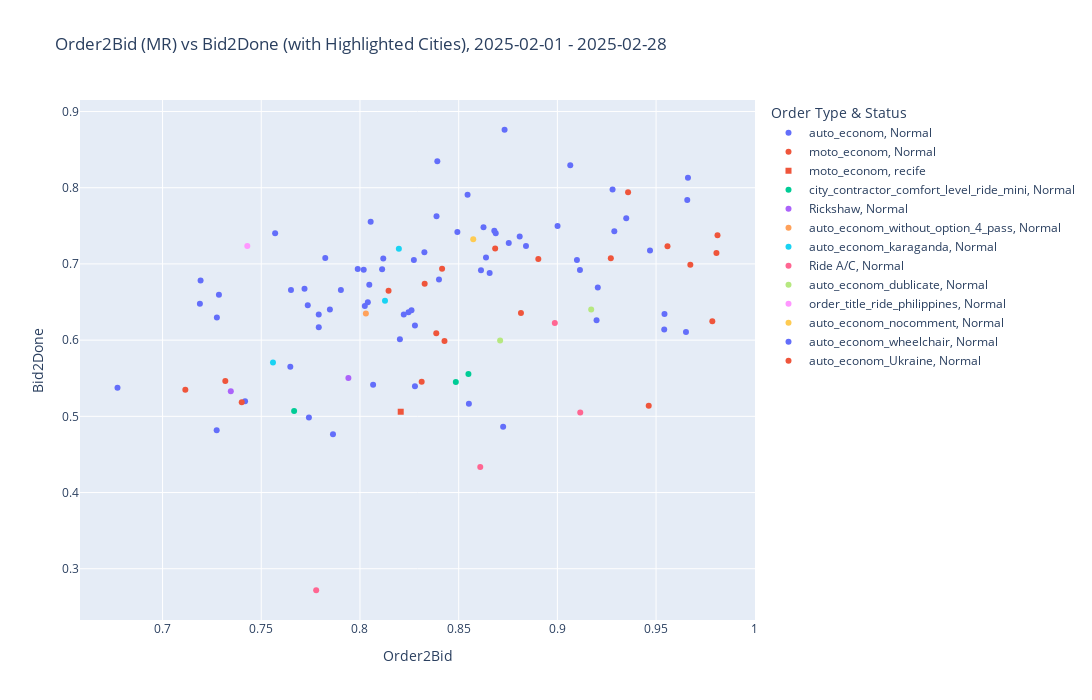

Notebook code cell kept with this figure:
### Markdown cell above
#### Recife 4373

### Code cell
def cluster_plot(df):
    # 2. Используем новую колонку для параметра 'symbol'
    fig = px.scatter(
        df,
        x='order2bid',
        y='bid2done',
        # size='total_orders',
        color='order_type',
        symbol='highlight_group',  # Используем новую колонку для символов
        symbol_map={ # Опционально: задаем конкретные символы
            'Highlighted': 'star',
            'Normal': 'circle'
        },
        hover_name='city_id',
        hover_data={
            'city_id': True,
            'order_type': True,
            'total_orders': ':,',
            'total_rides': ':,',
            'bid2done': ':.4f',
            'order2bid': ':.4f',
            'highlight_group': True # Можно добавить в hover_data для ясности
        },
        title=f'Order2Bid (MR) vs Bid2Done (with Highlighted Cities), {start_date} - {stop_date}',
        labels={
            'bid2done': 'Bid2Done',
            'order2bid': 'Order2Bid',
            'total_orders': 'Total Orders',
            'total_rides': 'Total Rides',
            'order_type': 'Order Type',
            'city_id': 'City ID',
            'highlight_group': 'Highlight Status' # Лейбл для новой легенды символов
        }
    )

    fig.update_layout(
        legend_title_text='Order Type & Status', # Обновляем заголовок легенды
        height=700,
        width=1200
    )

    fig.show()

data = df.copy()

# Список city_id, которые нужно выделить
highlight_city_ids = [4373] 
v1_candidates = []
data['highlight_group'] = data.apply(lambda row: 'recife' if row['city_id'] in highlight_city_ids 
                                     else ('v1_candidates' if row['city_id'] in v1_candidates else 'Normal'), axis=1)
cluster_plot(data)

### Figure 1 — Plotly figure (JSON) as saved in the notebook; plotly's stock layout.template omitted (floating-point values rounded to 4 significant figures; data arrays with more than 128 entries replaced by an {"elided": "..."} marker saying what was removed)
{"data": [{"customdata": {"elided": "67x5 mixed values"}, "hovertemplate": "<b>%{hovertext}</b><br><br>Order Type=%{customdata[1]}<br>Highlight Status=%{customdata[4]}<br>Order2Bid=%{x:.4f}<br>Bid2Done=%{y:.4f}<br>City ID=%{customdata[0]}<br>Total Orders=%{customdata[2]:,}<br>Total Rides=%{customdata[3]:,}<extra></extra>", "hovertext": [4199.0, 10160.0, 4242.0, 4197.0, 4243.0, 4142.0, 4257.0, 4404.0, 4193.0, 4143.0, 5910.0, 9417.0, 4253.0, 4349.0, 4258.0, 4825.0, 4194.0, 5548.0, 4385.0, 5512.0, 5957.0, 4234.0, 5513.0, 4195.0, 4227.0, 4236.0, 4231.0, 4515.0, 213.0, 258.0, 4241.0, 4225.0, 4524.0, 221.0, 4200.0, 4198.0, 4252.0, 4263.0, 9415.0, 5504.0, 4376.0, 4255.0, 4271.0, 257.0, 4180.0, 5640.0, 228.0, 4272.0, 5698.0, 4229.0, 4266.0, 5473.0, 4148.0, 4267.0, 4240.0, 4233.0, 4381.0, 4196.0, 235.0, 5681.0, 262.0, 4275.0, 5568.0, 6267.0, 5543.0, 263.0, 4247.0], "legendgroup": "auto_econom, Normal", "marker": {"color": "#636efa", "symbol": "circle"}, "mode": "markers", "name": "auto_econom, Normal", "orientation": "v", "showlegend": true, "type": "scatter", "x": [0.8246, 0.7418, 0.804, 0.8278, 0.8019, 0.7741, 0.9001, 0.8261, 0.757, 0.7791, 0.6772, 0.7863, 0.7824, 0.8725, 0.8638, 0.9205, 0.8112, 0.8688, 0.7719, 0.8657, 0.9198, 0.7989, 0.7848, 0.9114, 0.8613, 0.8626, 0.8118, 0.8493, 0.7189, 0.7193, 0.9065, 0.7791, 0.7274, 0.765, 0.8278, 0.8222, 0.7903, 0.8809, 0.8552, 0.868, 0.8066, 0.7647, 0.8388, 0.7285, 0.8545, 0.9541, 0.8273, 0.9099, 0.8202, 0.8024, 0.7736, 0.9542, 0.9469, 0.8054, 0.8754, 0.7275, 0.8392, 0.9288, 0.84, 0.9651, 0.8326, 0.9349, 0.9658, 0.9661, 0.8841, 0.8733, 0.928], "xaxis": "x", "y": [0.6366, 0.5197, 0.6498, 0.5395, 0.6924, 0.4986, 0.7497, 0.6394, 0.7402, 0.6337, 0.5375, 0.4766, 0.7078, 0.4863, 0.7083, 0.669, 0.693, 0.7402, 0.6675, 0.6881, 0.626, 0.6933, 0.6402, 0.6921, 0.6916, 0.7481, 0.707, 0.7418, 0.6477, 0.6784, 0.8296, 0.6169, 0.4818, 0.6657, 0.6194, 0.6336, 0.6658, 0.7359, 0.5166, 0.7437, 0.5415, 0.5651, 0.7627, 0.6597, 0.7906, 0.614, 0.7052, 0.7053, 0.6012, 0.6446, 0.6457, 0.6344, 0.7177, 0.7552, 0.7273, 0.6296, 0.8347, 0.743, 0.6794, 0.6107, 0.7154, 0.7599, 0.7839, 0.8129, 0.7234, 0.8761, 0.7977], "yaxis": "y"}, {"customdata": [[5957, "moto_econom", 6543004, 4114654, "Normal"], [5388, "moto_econom", 5057611, 2834044, "Normal"], [5698, "moto_econom", 3569292, 2466906, "Normal"], [10155, "moto_econom", 3012356, 1146276, "Normal"], [4242, "moto_econom", 2807844, 1520424, "Normal"], [5448, "moto_econom", 2603790, 1314500, "Normal"], [4198, "moto_econom", 2219645, 1388186, "Normal"], [5681, "moto_econom", 1871454, 1310848, "Normal"], [5396, "moto_econom", 1859282, 743280, "Normal"], [5640, "moto_econom", 1787313, 1293276, "Normal"], [4197, "moto_econom", 1571787, 712427, "Normal"], [5676, "moto_econom", 1564803, 956463, "Normal"], [5249, "moto_econom", 1416824, 723749, "Normal"], [4825, "moto_econom", 1232798, 808484, "Normal"], [5257, "moto_econom", 1194739, 581114, "Normal"], [4524, "moto_econom", 1110409, 425964, "Normal"], [5667, "moto_econom", 804808, 544061, "Normal"], [4253, "moto_econom", 672625, 392710, "Normal"], [4195, "moto_econom", 603387, 338735, "Normal"]], "hovertemplate": "<b>%{hovertext}</b><br><br>Order Type=%{customdata[1]}<br>Highlight Status=%{customdata[4]}<br>Order2Bid=%{x:.4f}<br>Bid2Done=%{y:.4f}<br>City ID=%{customdata[0]}<br>Total Orders=%{customdata[2]:,}<br>Total Rides=%{customdata[3]:,}<extra></extra>", "hovertext": [5957.0, 5388.0, 5698.0, 10160.0, 4242.0, 5448.0, 4198.0, 5681.0, 5396.0, 5640.0, 4197.0, 5676.0, 5249.0, 4825.0, 5257.0, 4524.0, 5667.0, 4253.0, 4195.0], "legendgroup": "moto_econom, Normal", "marker": {"color": "#EF553B", "symbol": "circle"}, "mode": "markers", "name": "moto_econom, Normal", "orientation": "v", "showlegend": true, "type": "scatter", "x": [0.8903, 0.8815, 0.9558, 0.7115, 0.8145, 0.8428, 0.8685, 0.9806, 0.7318, 0.9811, 0.8313, 0.9785, 0.8387, 0.9271, 0.9463, 0.7401, 0.9673, 0.8416, 0.8328], "xaxis": "x", "y": [0.7063, 0.6357, 0.7231, 0.5348, 0.6648, 0.599, 0.7201, 0.7143, 0.5463, 0.7375, 0.5453, 0.6247, 0.6091, 0.7074, 0.514, 0.5183, 0.6988, 0.6937, 0.6741], "yaxis": "y"}, {"customdata": [[4373, "moto_econom", 907595, 376904, "recife"]], "hovertemplate": "<b>%{hovertext}</b><br><br>Order Type=%{customdata[1]}<br>Highlight Status=%{customdata[4]}<br>Order2Bid=%{x:.4f}<br>Bid2Done=%{y:.4f}<br>City ID=%{customdata[0]}<br>Total Orders=%{customdata[2]:,}<br>Total Rides=%{customdata[3]:,}<extra></extra>", "hovertext": [4373.0], "legendgroup": "moto_econom, recife", "marker": {"color": "#EF553B", "symbol": "square"}, "mode": "markers", "name": "moto_econom, recife", "orientation": "v", "showlegend": true, "type": "scatter", "x": [0.8206], "xaxis": "x", "y": [0.506], "yaxis": "y"}, {"customdata": [[5448, "city_contractor_comfort_level_ride_mini", 4551003, 2161787, "Normal"], [5388, "city_contractor_comfort_level_ride_mini", 3711206, 1716028, "Normal"], [5396, "city_contractor_comfort_level_ride_mini", 1740090, 676539, "Normal"]], "hovertemplate": "<b>%{hovertext}</b><br><br>Order Type=%{customdata[1]}<br>Highlight Status=%{customdata[4]}<br>Order2Bid=%{x:.4f}<br>Bid2Done=%{y:.4f}<br>City ID=%{customdata[0]}<br>Total Orders=%{customdata[2]:,}<br>Total Rides=%{customdata[3]:,}<extra></extra>", "hovertext": [5448.0, 5388.0, 5396.0], "legendgroup": "city_contractor_comfort_level_ride_mini, Normal", "marker": {"color": "#00cc96", "symbol": "circle"}, "mode": "markers", "name": "city_contractor_comfort_level_ride_mini, Normal", "orientation": "v", "showlegend": true, "type": "scatter", "x": [0.8549, 0.8486, 0.7666], "xaxis": "x", "y": [0.5556, 0.5449, 0.5071], "yaxis": "y"}, {"customdata": [[5388, "Rickshaw", 3177123, 1388101, "Normal"], [5396, "Rickshaw", 1436922, 562548, "Normal"]], "hovertemplate": "<b>%{hovertext}</b><br><br>Order Type=%{customdata[1]}<br>Highlight Status=%{customdata[4]}<br>Order2Bid=%{x:.4f}<br>Bid2Done=%{y:.4f}<br>City ID=%{customdata[0]}<br>Total Orders=%{customdata[2]:,}<br>Total Rides=%{customdata[3]:,}<extra></extra>", "hovertext": [5388.0, 5396.0], "legendgroup": "Rickshaw, Normal", "marker": {"color": "#ab63fa", "symbol": "circle"}, "mode": "markers", "name": "Rickshaw, Normal", "orientation": "v", "showlegend": true, "type": "scatter", "x": [0.7941, 0.7346], "xaxis": "x", "y": [0.5502, 0.533], "yaxis": "y"}, {"customdata": [[4300, "auto_econom_without_option_4_pass", 3086968, 1574131, "Normal"]], "hovertemplate": "<b>%{hovertext}</b><br><br>Order Type=%{customdata[1]}<br>Highlight Status=%{customdata[4]}<br>Order2Bid=%{x:.4f}<br>Bid2Done=%{y:.4f}<br>City ID=%{customdata[0]}<br>Total Orders=%{customdata[2]:,}<br>Total Rides=%{customdata[3]:,}<extra></extra>", "hovertext": [4300.0], "legendgroup": "auto_econom_without_option_4_pass, Normal", "marker": {"color": "#FFA15A", "symbol": "circle"}, "mode": "markers", "name": "auto_econom_without_option_4_pass, Normal", "orientation": "v", "showlegend": true, "type": "scatter", "x": [0.803], "xaxis": "x", "y": [0.635], "yaxis": "y"}, {"customdata": [[150, "auto_econom_karaganda", 2485621, 1316517, "Normal"], [169, "auto_econom_karaganda", 1927330, 831532, "Normal"], [242, "auto_econom_karaganda", 1252987, 739540, "Normal"]], "hovertemplate": "<b>%{hovertext}</b><br><br>Order Type=%{customdata[1]}<br>Highlight Status=%{customdata[4]}<br>Order2Bid=%{x:.4f}<br>Bid2Done=%{y:.4f}<br>City ID=%{customdata[0]}<br>Total Orders=%{customdata[2]:,}<br>Total Rides=%{customdata[3]:,}<extra></extra>", "hovertext": [150.0, 169.0, 242.0], "legendgroup": "auto_econom_karaganda, Normal", "marker": {"color": "#19d3f3", "symbol": "circle"}, "mode": "markers", "name": "auto_econom_karaganda, Normal", "orientation": "v", "showlegend": true, "type": "scatter", "x": [0.8127, 0.7559, 0.8197], "xaxis": "x", "y": [0.6517, 0.5707, 0.7201], "yaxis": "y"}, {"customdata": [[5257, "Ride A/C", 2470077, 1137113, "Normal"], [5233, "Ride A/C", 1511901, 319601, "Normal"], [5249, "Ride A/C", 1228333, 687083, "Normal"], [5388, "Ride A/C", 821368, 306603, "Normal"]], "hovertemplate": "<b>%{hovertext}</b><br><br>Order Type=%{customdata[1]}<br>Highlight Status=%{customdata[4]}<br>Order2Bid=%{x:.4f}<br>Bid2Done=%{y:.4f}<br>City ID=%{customdata[0]}<br>Total Orders=%{customdata[2]:,}<br>Total Rides=%{customdata[3]:,}<extra></extra>", "hovertext": [5257.0, 5233.0, 5249.0, 5388.0], "legendgroup": "Ride A/C, Normal", "marker": {"color": "#FF6692", "symbol": "circle"}, "mode": "markers", "name": "Ride A/C, Normal", "orientation": "v", "showlegend": true, "type": "scatter", "x": [0.9116, 0.7778, 0.8987, 0.8609], "xaxis": "x", "y": [0.505, 0.2718, 0.6224, 0.4336], "yaxis": "y"}, {"customdata": [[4209, "auto_econom_dublicate", 1746951, 912435, "Normal"], [4208, "auto_econom_dublicate", 1110708, 652313, "Normal"]], "hovertemplate": "<b>%{hovertext}</b><br><br>Order Type=%{customdata[1]}<br>Highlight Status=%{customdata[4]}<br>Order2Bid=%{x:.4f}<br>Bid2Done=%{y:.4f}<br>City ID=%{customdata[0]}<br>Total Orders=%{customdata[2]:,}<br>Total Rides=%{customdata[3]:,}<extra></extra>", "hovertext": [4209.0, 4208.0], "legendgroup": "auto_econom_dublicate, Normal", "marker": {"color": "#B6E880", "symbol": "circle"}, "mode": "markers", "name": "auto_econom_dublicate, Normal", "orientation": "v", "showlegend": true, "type": "scatter", "x": [0.871, 0.9171], "xaxis": "x", "y": [0.5997, 0.6404], "yaxis": "y"}, {"customdata": [[5421, "order_title_ride_philippines", 1600080, 860235, "Normal"]], "hovertemplate": "<b>%{hovertext}</b><br><br>Order Type=%{customdata[1]}<br>Highlight Status=%{customdata[4]}<br>Order2Bid=%{x:.4f}<br>Bid2Done=%{y:.4f}<br>City ID=%{customdata[0]}<br>Total Orders=%{customdata[2]:,}<br>Total Rides=%{customdata[3]:,}<extra></extra>", "hovertext": [5421.0], "legendgroup": "order_title_ride_philippines, Normal", "marker": {"color": "#FF97FF", "symbol": "circle"}, "mode": "markers", "name": "order_title_ride_philippines, Normal", "orientation": "v", "showlegend": true, "type": "scatter", "x": [0.7429], "xaxis": "x", "y": [0.7237], "yaxis": "y"}, {"customdata": [[4244, "auto_econom_nocomment", 1340946, 842049, "Normal"]], "hovertemplate": "<b>%{hovertext}</b><br><br>Order Type=%{customdata[1]}<br>Highlight Status=%{customdata[4]}<br>Order2Bid=%{x:.4f}<br>Bid2Done=%{y:.4f}<br>City ID=%{customdata[0]}<br>Total Orders=%{customdata[2]:,}<br>Total Rides=%{customdata[3]:,}<extra></extra>", "hovertext": [4244.0], "legendgroup": "auto_econom_nocomment, Normal", "marker": {"color": "#FECB52", "symbol": "circle"}, "mode": "markers", "name": "auto_econom_nocomment, Normal", "orientation": "v", "showlegend": true, "type": "scatter", "x": [0.8574], "xaxis": "x", "y": [0.7324], "yaxis": "y"}, {"customdata": [[238, "auto_econom_wheelchair", 1239701, 671005, "Normal"]], "hovertemplate": "<b>%{hovertext}</b><br><br>Order Type=%{customdata[1]}<br>Highlight Status=%{customdata[4]}<br>Order2Bid=%{x:.4f}<br>Bid2Done=%{y:.4f}<br>City ID=%{customdata[0]}<br>Total Orders=%{customdata[2]:,}<br>Total Rides=%{customdata[3]:,}<extra></extra>", "hovertext": [238.0], "legendgroup": "auto_econom_wheelchair, Normal", "marker": {"color": "#636efa", "symbol": "circle"}, "mode": "markers", "name": "auto_econom_wheelchair, Normal", "orientation": "v", "showlegend": true, "type": "scatter", "x": [0.8047], "xaxis": "x", "y": [0.6726], "yaxis": "y"}, {"customdata": [[763, "auto_econom_Ukraine", 491958, 365568, "Normal"]], "hovertemplate": "<b>%{hovertext}</b><br><br>Order Type=%{customdata[1]}<br>Highlight Status=%{customdata[4]}<br>Order2Bid=%{x:.4f}<br>Bid2Done=%{y:.4f}<br>City ID=%{customdata[0]}<br>Total Orders=%{customdata[2]:,}<br>Total Rides=%{customdata[3]:,}<extra></extra>", "hovertext": [763.0], "legendgroup": "auto_econom_Ukraine, Normal", "marker": {"color": "#EF553B", "symbol": "circle"}, "mode": "markers", "name": "auto_econom_Ukraine, Normal", "orientation": "v", "showlegend": true, "type": "scatter", "x": [0.9358], "xaxis": "x", "y": [0.7941], "yaxis": "y"}], "layout": {"height": 700, "legend": {"title": {"text": "Order Type & Status"}, "tracegroupgap": 0}, "title": {"text": "Order2Bid (MR) vs Bid2Done (with Highlighted Cities), 2025-02-01 - 2025-02-28"}, "width": 1200, "xaxis": {"anchor": "y", "domain": [0, 1], "title": {"text": "Order2Bid"}}, "yaxis": {"anchor": "x", "domain": [0, 1], "title": {"text": "Bid2Done"}}}}
